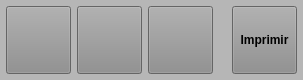
     <widget class="QWidget" name="widget_3" native="true">
      <property name="minimumSize">
       <size>
        <width>0</width>
        <height>80</height>
       </size>
      </property>
      <property name="maximumSize">
       <size>
        <width>16777215</width>
        <height>80</height>
       </size>
      </property>
      <property name="styleSheet">
       <string notr="true">background-color: rgb(182, 182, 182);</string>
      </property>
      <layout class="QHBoxLayout" name="horizontalLayout_3">
       <property name="leftMargin">
        <number>6</number>
       </property>
       <property name="topMargin">
        <number>6</number>
       </property>
       <property name="rightMargin">
        <number>6</number>
       </property>
       <property name="bottomMargin">
        <number>6</number>
       </property>
       <item>
        <widget class="QPushButton" name="btn_Novo">
         <property name="sizePolicy">
          <sizepolicy hsizetype="Preferred" vsizetype="Preferred">
           <horstretch>0</horstretch>
           <verstretch>0</verstretch>
          </sizepolicy>
         </property>
         <property name="minimumSize">
          <size>
           <width>65</width>
           <height>0</height>
          </size>
         </property>
         <property name="maximumSize">
          <size>
           <width>65</width>
           <height>16777215</height>
          </size>
         </property>
         <property name="font">
          <font>
           <pointsize>9</pointsize>
           <weight>75</weight>
           <bold>true</bold>
          </font>
         </property>
         <property name="cursor">
          <cursorShape>PointingHandCursor</cursorShape>
         </property>
         <property name="layoutDirection">
          <enum>Qt::LeftToRight</enum>
         </property>
         <property name="autoFillBackground">
          <bool>false</bool>
         </property>
         <property name="styleSheet">
          <string notr="true">background-color: rgb(141, 141, 141);</string>
         </property>
         <property name="text">
          <string/>
         </property>
         <property name="iconSize">
          <size>
           <width>60</width>
           <height>60</height>
          </size>
         </property>
         <property name="checkable">
          <bool>false</bool>
         </property>
         <property name="autoDefault">
          <bool>false</bool>
         </property>
         <property name="default">
          <bool>false</bool>
         </property>
         <property name="flat">
          <bool>false</bool>
         </property>
        </widget>
       </item>
       <item>
        <widget class="QPushButton" name="btn_Alterar">
         <property name="sizePolicy">
          <sizepolicy hsizetype="Preferred" vsizetype="Preferred">
           <horstretch>0</horstretch>
           <verstretch>0</verstretch>
          </sizepolicy>
         </property>
         <property name="minimumSize">
          <size>
           <width>65</width>
           <height>0</height>
          </size>
         </property>
         <property name="maximumSize">
          <size>
           <width>65</width>
           <height>16777215</height>
          </size>
         </property>
         <property name="font">
          <font>
           <pointsize>9</pointsize>
           <weight>75</weight>
           <bold>true</bold>
          </font>
         </property>
         <property name="cursor">
          <cursorShape>PointingHandCursor</cursorShape>
         </property>
         <property name="layoutDirection">
          <enum>Qt::LeftToRight</enum>
         </property>
         <property name="autoFillBackground">
          <bool>false</bool>
         </property>
         <property name="styleSheet">
          <string notr="true">background-color: rgb(141, 141, 141);</string>
         </property>
         <property name="text">
          <string/>
         </property>
         <property name="iconSize">
          <size>
           <width>60</width>
           <height>60</height>
          </size>
         </property>
         <property name="checkable">
          <bool>false</bool>
         </property>
         <property name="autoDefault">
          <bool>false</bool>
         </property>
         <property name="default">
          <bool>false</bool>
         </property>
         <property name="flat">
          <bool>false</bool>
         </property>
        </widget>
       </item>
       <item>
        <widget class="QPushButton" name="btn_Excluir">
         <property name="sizePolicy">
          <sizepolicy hsizetype="Preferred" vsizetype="Preferred">
           <horstretch>0</horstretch>
           <verstretch>0</verstretch>
          </sizepolicy>
         </property>
         <property name="minimumSize">
          <size>
           <width>65</width>
           <height>0</height>
          </size>
         </property>
         <property name="maximumSize">
          <size>
           <width>65</width>
           <height>16777215</height>
          </size>
         </property>
         <property name="font">
          <font>
           <pointsize>9</pointsize>
           <weight>75</weight>
           <bold>true</bold>
          </font>
         </property>
         <property name="cursor">
          <cursorShape>PointingHandCursor</cursorShape>
         </property>
         <property name="layoutDirection">
          <enum>Qt::LeftToRight</enum>
         </property>
         <property name="autoFillBackground">
          <bool>false</bool>
         </property>
         <property name="styleSheet">
          <string notr="true">background-color: rgb(141, 141, 141);</string>
         </property>
         <property name="text">
          <string/>
         </property>
         <property name="iconSize">
          <size>
           <width>60</width>
           <height>60</height>
          </size>
         </property>
         <property name="checkable">
          <bool>false</bool>
         </property>
         <property name="autoDefault">
          <bool>false</bool>
         </property>
         <property name="default">
          <bool>false</bool>
         </property>
         <property name="flat">
          <bool>false</bool>
         </property>
        </widget>
       </item>
       <item>
        <widget class="QLabel" name="label_2">
         <property name="text">
          <string/>
         </property>
        </widget>
       </item>
       <item>
        <widget class="QPushButton" name="btn_Imprimir">
         <property name="sizePolicy">
          <sizepolicy hsizetype="Preferred" vsizetype="Preferred">
           <horstretch>0</horstretch>
           <verstretch>0</verstretch>
          </sizepolicy>
         </property>
         <property name="minimumSize">
          <size>
           <width>65</width>
           <height>0</height>
          </size>
         </property>
         <property name="maximumSize">
          <size>
           <width>65</width>
           <height>16777215</height>
          </size>
         </property>
         <property name="font">
          <font>
           <pointsize>9</pointsize>
           <weight>75</weight>
           <bold>true</bold>
          </font>
         </property>
         <property name="cursor">
          <cursorShape>PointingHandCursor</cursorShape>
         </property>
         <property name="layoutDirection">
          <enum>Qt::LeftToRight</enum>
         </property>
         <property name="autoFillBackground">
          <bool>false</bool>
         </property>
         <property name="styleSheet">
          <string notr="true">background-color: rgb(141, 141, 141);</string>
         </property>
         <property name="text">
          <string>Imprimir</string>
         </property>
         <property name="checkable">
          <bool>false</bool>
         </property>
         <property name="autoDefault">
          <bool>false</bool>
         </property>
         <property name="default">
          <bool>false</bool>
         </property>
         <property name="flat">
          <bool>false</bool>
         </property>
        </widget>
       </item>
      </layout>
     </widget>
